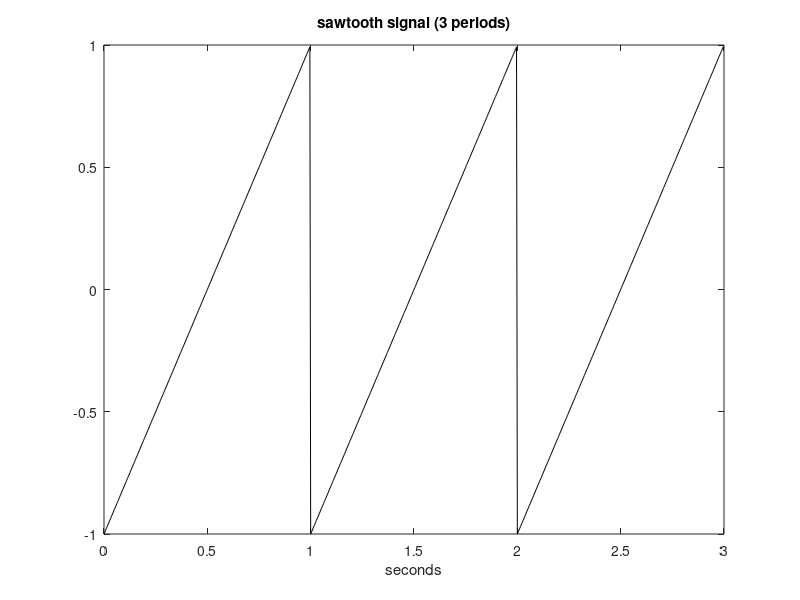

Here is the MATLAB script that generated this plot:
%sawtooth signal to be analyzed
fy=1; %signal frequency in Hz
wy=2*pi*fy; %signal frequency in rad/s
Ty=1/fy; %signal period in seconds
N=256;
fs=N*fy; %sampling frequency in Hz
tiv=1/fs; %time interval between samples;
t=0:tiv:((3*Ty)-tiv); %time intervals set (3 periods)
y3=sawtooth(wy*t); %signal data set
plot(t,y3,'k');
xlabel('seconds'); title('sawtooth signal (3 periods)');